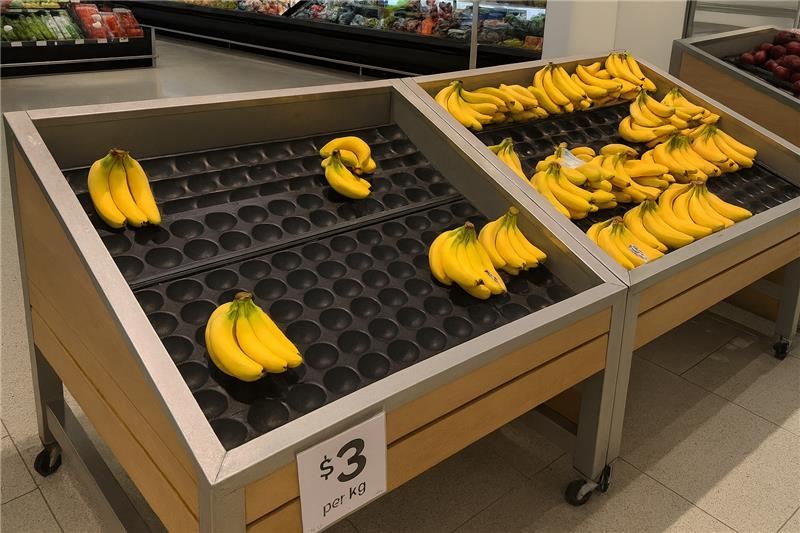
#> input picture backend/testdataset/banana1.jpg, 800 x 533 px
$ python -i helpers.py   (imports and definitions only)
#> lines starting #> are read from the running program, lines starting #| are printed output that depends on the picture
"""
Utility helper functions for the AI Stock Level Estimation API.
"""

import os
import logging
from typing import Dict, Any, List, Optional
import numpy as np
from PIL import Image
import cv2

logger = logging.getLogger(__name__)

# [100 lines left out: functions ensure_directory_exists, validate_image_format, validate_video_format, resize_image_if_needed, normalize_image, denormalize_image and 2 more, not called in this run]

def detect_shelf_lines(image: np.ndarray) -> List[Dict[str, Any]]:
    """Detect horizontal lines that might represent shelf edges."""
    try:
        gray = cv2.cvtColor(image, cv2.COLOR_RGB2GRAY)
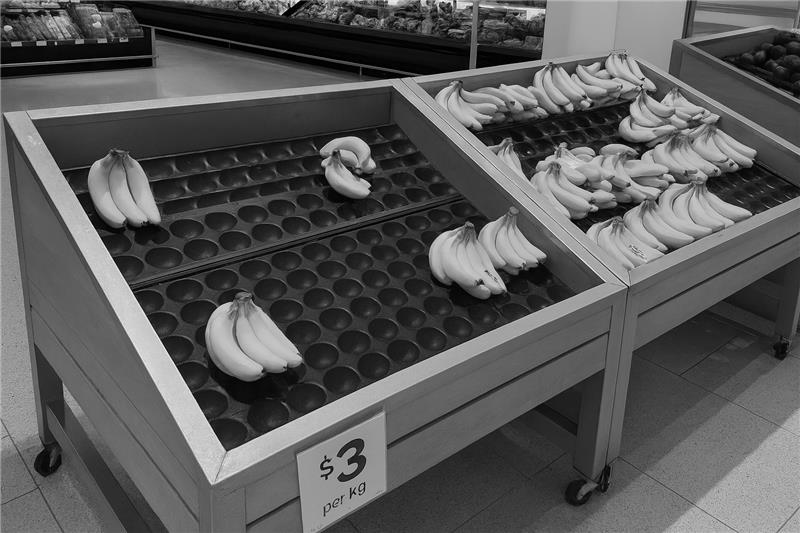
#> gray: shape (533, 800); min 0, max 254, mean 88.9

        # Apply edge detection
        edges = cv2.Canny(gray, 50, 150, apertureSize=3)
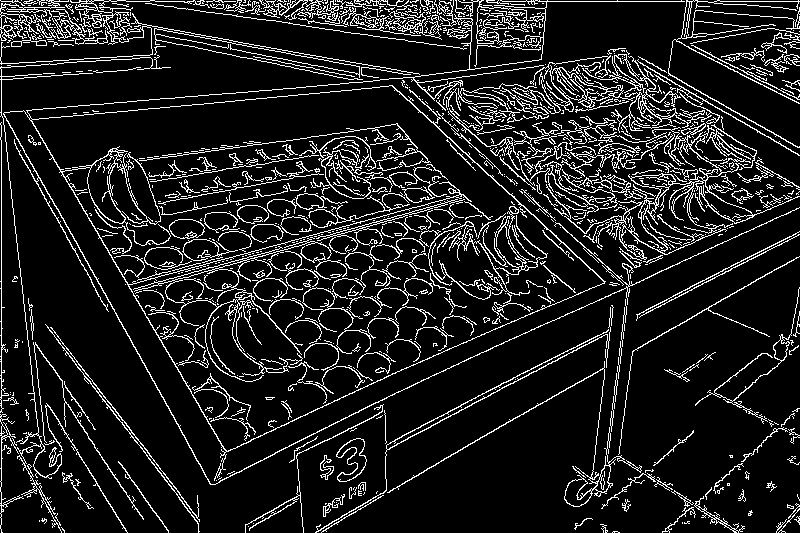
#> edges: shape (533, 800); 12% white in thin lines or dots

        # Detect lines using Hough transform
        lines = cv2.HoughLinesP(
            edges,
            rho=1,
            theta=np.pi/180,
            threshold=100,
            minLineLength=100,
            maxLineGap=10
        )
#> lines = 128 rows, first 6: [473, 1, 799, 1], [1, 532, 1, 1], [632, 351, 778, 267], [152, 26, 428, 75], [387, 449, 585, 344], [32, 164, 210, 484]

        if lines is None:
            return []

        # Filter for horizontal lines
        horizontal_lines = []
        for line in lines:
            x1, y1, x2, y2 = line[0]
            angle = np.arctan2(y2 - y1, x2 - x1) * 180 / np.pi

            # Consider lines within ±15 degrees of horizontal as shelf lines
            if abs(angle) < 15 or abs(angle - 180) < 15:
                horizontal_lines.append({
                    "start": (x1, y1),
                    "end": (x2, y2),
                    "angle": angle,
                    "length": np.sqrt((x2 - x1)**2 + (y2 - y1)**2)
                })
#> this loop made 128 passes
#> (x1, y1, x2, y2, angle) on passes 1 to 12: (473, 1, 799, 1, 0), (1, 532, 1, 1, -90), (632, 351, 778, 267, -29.91), (152, 26, 428, 75, 10.07), (387, 449, 585, 344, -27.94), (32, 164, 210, 484, 60.92), (29, 119, 340, 91, -5.14), (59, 172, 397, 124, -8.08), (3, 5, 387, 79, 10.91), (293, 234, 459, 190, -14.85), (3, 113, 420, 76, -5.07), (181, 44, 362, 82, 11.86)
#> after the loop, horizontal_lines = 73 items

        return horizontal_lines

    except Exception as e:
        logger.warning(f"Shelf line detection failed: {str(e)}")
        return []

# [62 lines left out: functions calculate_stock_density, format_processing_time, create_response_metadata, not called in this run]

>>> import cv2
>>> picture = cv2.cvtColor(cv2.imread('../../testdataset/banana1.jpg'), cv2.COLOR_BGR2RGB)
>>> result = detect_shelf_lines(picture)
#> result = 73 items

$ run again, on backend/testdataset/test.jpg
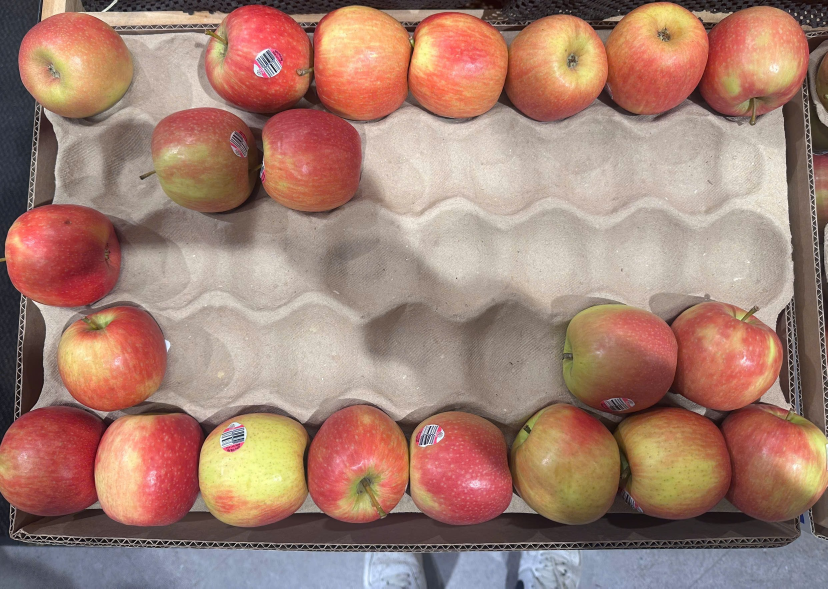
#> input picture backend/testdataset/test.jpg, 2482 x 1765 px (shown at 1/3 size)
#> in detect_shelf_lines, `gray = cv2.cvtColor(image, cv2.COLOR_RGB2GRAY)`:
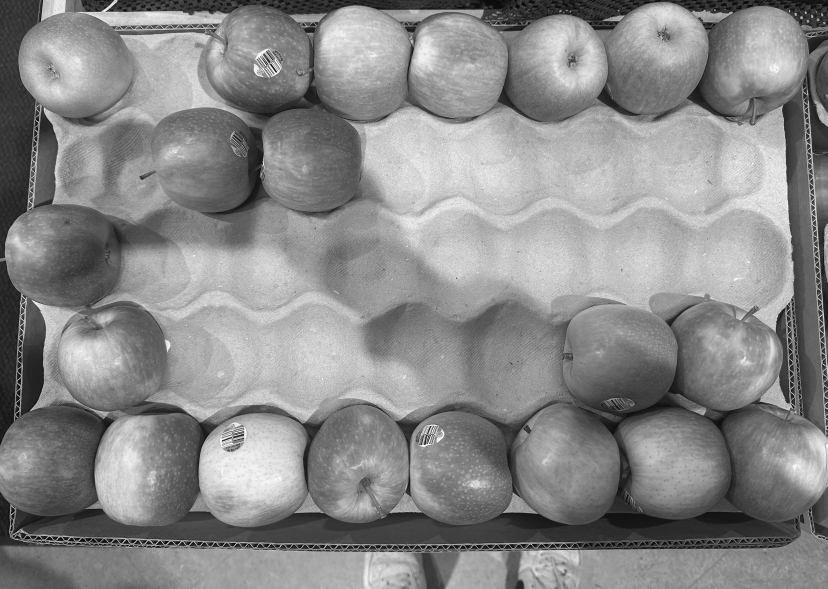
#> gray: shape (1765, 2482) (shown at 1/3 size); min 0, max 255, mean 137.2
#> in detect_shelf_lines, `edges = cv2.Canny(gray, 50, 150, apertureSize=3)`:
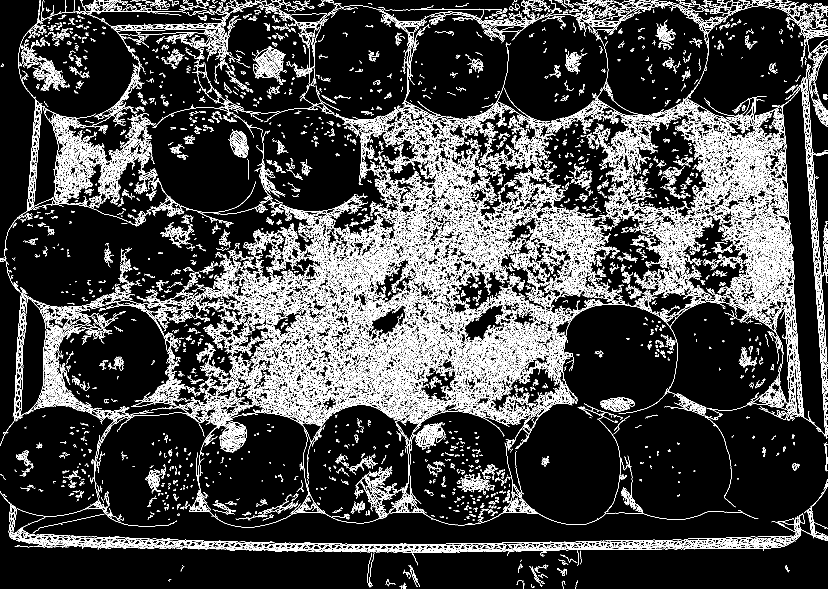
#> edges: shape (1765, 2482) (shown at 1/3 size); 12% white in thin lines or dots
#> lines = 1482 rows, first 6: [269, 1635, 414, 1635], [577, 895, 744, 857], [2199, 647, 2319, 630], [2120, 551, 2311, 474], [1517, 627, 1624, 582], [1593, 872, 1764, 792]
#> the loop in detect_shelf_lines, `for line in lines:` made 1482 passes
#> (x1, y1, x2, y2, angle) on passes 1 to 3: (269, 1635, 414, 1635, 0), (577, 895, 744, 857, -12.82), (2199, 647, 2319, 630, -8.06)
#> after the loop in detect_shelf_lines, `for line in lines:`: horizontal_lines = 630 items

$ run again, on backend/testdataset/avocado.png
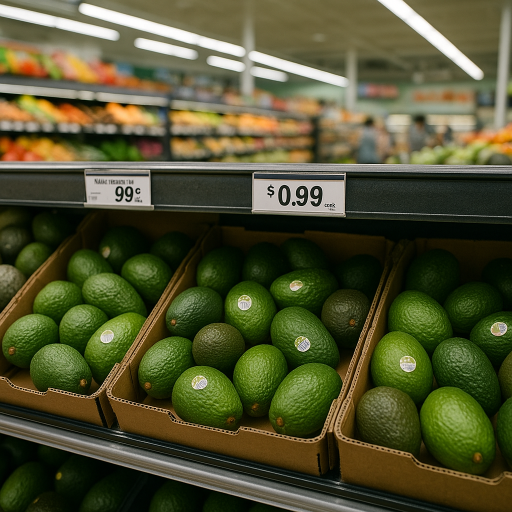
#> input picture backend/testdataset/avocado.png, 1024 x 1024 px (shown at 1/2 size)
#> in detect_shelf_lines, `gray = cv2.cvtColor(image, cv2.COLOR_RGB2GRAY)`:
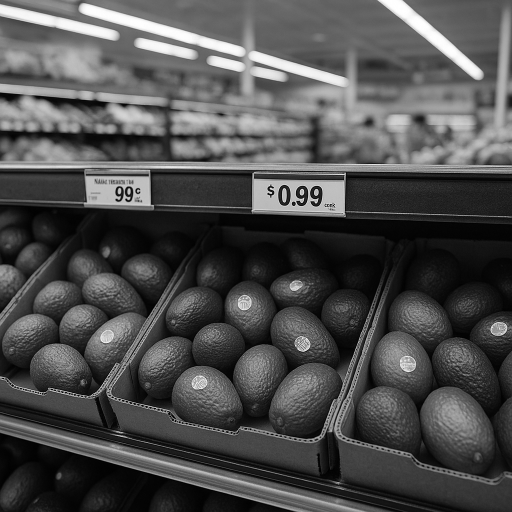
#> gray: shape (1024, 1024) (shown at 1/2 size); min 0, max 255, mean 77.8
#> in detect_shelf_lines, `edges = cv2.Canny(gray, 50, 150, apertureSize=3)`:
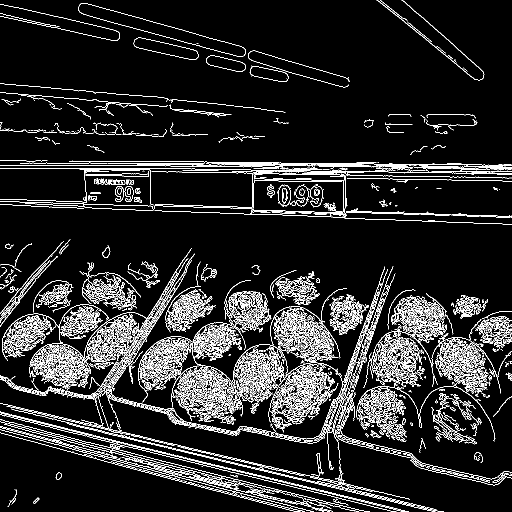
#> edges: shape (1024, 1024) (shown at 1/2 size); 9.8% white in thin lines or dots
#> lines = 273 rows, first 6: [679, 965, 818, 998], [756, 424, 1021, 433], [0, 330, 253, 330], [62, 412, 167, 416], [40, 326, 330, 326], [2, 824, 303, 899]
#> the loop in detect_shelf_lines, `for line in lines:` made 273 passes
#> (x1, y1, x2, y2, angle) on passes 1 to 3: (679, 965, 818, 998, 13.36), (756, 424, 1021, 433, 1.95), (0, 330, 253, 330, 0)
#> after the loop in detect_shelf_lines, `for line in lines:`: horizontal_lines = 250 items
